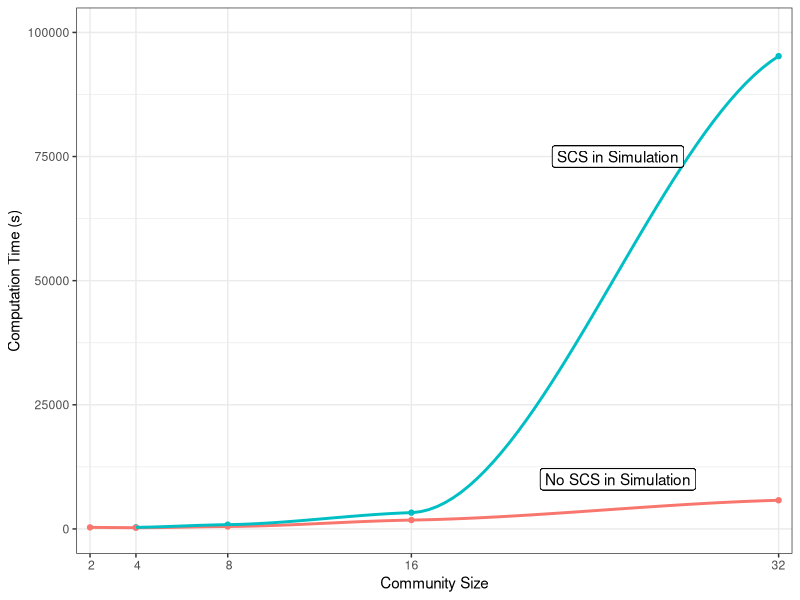

Reproduce this figure in R.
library(tidyverse)


prof_times <- read.csv("./profiling_times.csv")
prof_times_NO <- read.csv("./profiling_times_NO_scs.csv")


prof_times <- prof_times %>% mutate(type = "normal")
prof_times_NO <- prof_times_NO %>% mutate(type = "no_scs")

colums = c("samples", "size", "comp_time", "type_sim")

names(prof_times) <- colums
names(prof_times_NO) <- colums

df <- rbind(prof_times, prof_times_NO)

df$type <- as.factor(df$type_sim)
#df$type <- factor("type", levels = "normal", "no_scs")
df$size <- as.numeric(df$size)

str(df)

ggplot(df, aes(x=size, y=comp_time, color=type_sim)) +
  geom_point(show.legend = F) + geom_smooth(show.legend = F)+
  ylim(c(0, 100000)) +
  scale_x_discrete(limit = c(2, 4, 8, 16, 32)) +
  xlab("Community Size") +
  ylab("Computation Time (s)")+
  theme_bw() +
  geom_label(label = "SCS in Simulation",
             x = 25, y = 75000, color = "black") +
  geom_label(label = "No SCS in Simulation",
             x = 25, y = 10000, color = "black")
  
